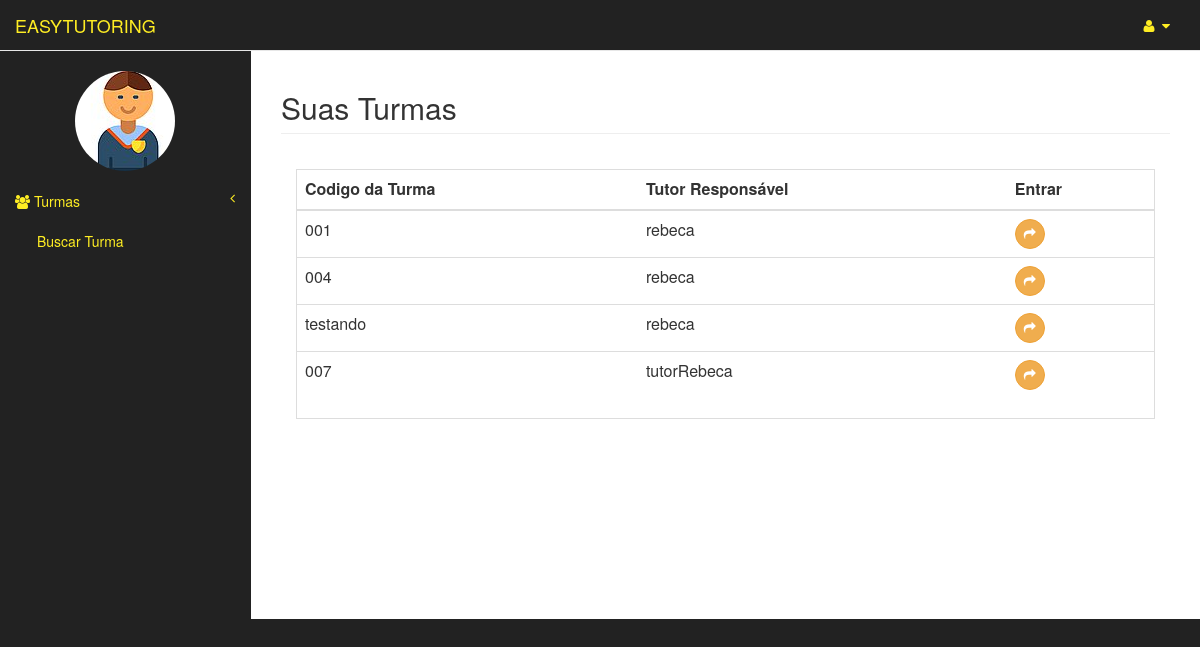
/aluno_area/todasTurmas (signed in), run on the app's committed database.
### usuarios/models.py (models this page shows)
class Usuario(models.Model):
	user = models.OneToOneField(User)
	matricula = models.CharField(max_length=20)
	curso = models.CharField(max_length=3)
	tipo = models.CharField(max_length=8, blank=False,null=True)
	nome_completo = models.CharField(max_length=150)
	img = models.ImageField(upload_to="img/original/", blank=True)
	thumb = ThumbnailerImageField(upload_to="img/thumb/", blank=True,null=True,resize_source=dict(size=(100, 100), sharpen=True))
	def __str__(self):
		return self.user.username

### turmas/models.py (models this page shows, shortened)
class Turma(models.Model):
	codigo = models.CharField(max_length=150)
	disciplina = models.ForeignKey(Disciplina, related_name='disciplinas',null=True)
	professor = models.ForeignKey(Professor, related_name='professores')
	tutor = models.ForeignKey(Tutor, related_name='tutores')
	alunos = models.ManyToManyField(Aluno, related_name='alunos')

### aluno_area/views.py (the view)
@login_required
def todasTurmas(request):
	user = request.user
	usuario = Aluno.objects.get(user=user)
	if request.user.has_perm('usuarios.pode_acessar_area_aluno'):
		turmas = Turma.objects.filter(alunos__id=usuario.id)
		return render(request, 'aluno_area/todasTurmas.html', {'turmas': turmas, 'usuario': usuario})
	else:
		verificaUsuario = verificarUsuario(request)
		return render(request, verificaUsuario)

### templates/aluno_area/todasTurmas.html (shortened to what this page needs)
{% extends "aluno_area/index.html" %}
{% load widget_tweaks %}
{% block pageHeader %}
    <h2 class="page-header">Suas Turmas</h2>
{% endblock pageHeader %}
{% block form %}
    <div class="panel-body">
        <div class="table-responsive table-bordered">
            <table class="table">
                <thead>
                    <tr>
                        <th>Codigo da Turma</th>
                        <th>Tutor Responsável</th>
                        <th>Entrar</th>
                    </tr>
                </thead>
                <tbody>
                    {% for turma in turmas %}
                        <tr>
                            <td>{{turma.codigo}}</td>
                            <td>{{turma.tutor}}</td>
                            <td><a  href="{% url 'aluno_area:turmaArea' turma.id %}"> <button type="button" class="btn btn-warning btn-circle"><i class="fa fa-share"></i>
        </button></a></td>
                        </tr>
                    {% endfor %}
                </tbody>
            </table>
        </div>
    </div>
{% endblock form %}

### templates/aluno_area/index.html (shortened to what this page needs)
{% extends "templateEasyTutoring.html" %}
{% block principal %}
    <a class="navbar-brand" href="{% url 'aluno_area:index' %}" id="link-color">EASYTUTORING</a>
{% endblock principal %}
{% block barraLateral %}
               <div class="navbar-default sidebar" role="navigation">
                <div class="sidebar-nav navbar-collapse">
                    <ul class="nav" id="side-menu">
                        <br>
                       <center><p><img src="{{ usuario.thumb.url}}" class= "img-circle"/> </p></center>
                        <li class="itens-menu">
                            <a href="#" id="link-color"><i class="fa fa-users"></i> Turmas<span class="fa arrow"></span></a>
                            <ul class="nav nav-second-level">
                                <li>
                                    <a href="{% url 'aluno_area:todasTurmas'%}" id="link-color">Buscar Turma</a>
                                </li>
                            </ul>
                        </li>
                    </ul>
                </div>
            </div>
{% endblock barraLateral %}

### static/css/tutoring.css (style rules this page uses)
#link-color { color: #feed23; }

### data on the page
Usuario: thumb (picture)
Turma: codigo "001", tutor "rebeca"
Turma: codigo "004", tutor "rebeca"
Turma: codigo "testando", tutor "rebeca"
Turma: codigo "007", tutor "tutorRebeca"
